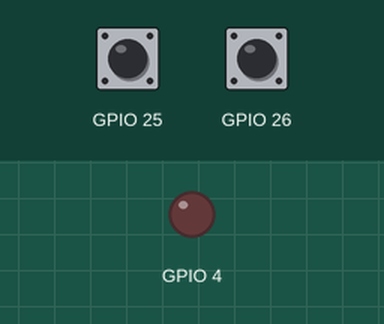
Simulated run of this sketch. Board: ESP32. Parts: output pins drawn as LEDs (lit = HIGH). The inputs (shaded band) are chosen by the test bench; at power-on: GPIO 25 HIGH, GPIO 26 HIGH.

Above: at 1.2 s.
1.3 s: GPIO 25 driven LOW
At 2.4 s:
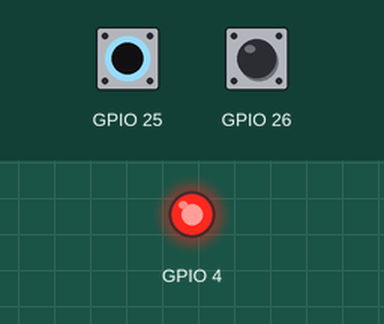
2.8 s: GPIO 26 driven LOW
At 3.9 s:
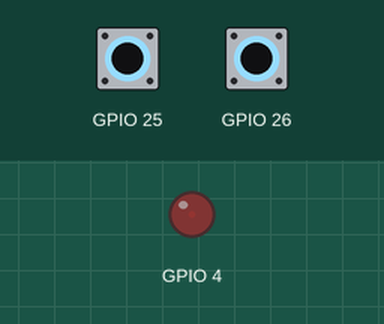
4.3 s: GPIO 26 driven HIGH
At 5.7 s:
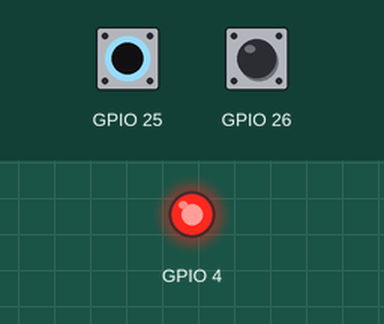
Timing chart, 0 to 7.3 s (numbered marks = the images above; inputs shaded):
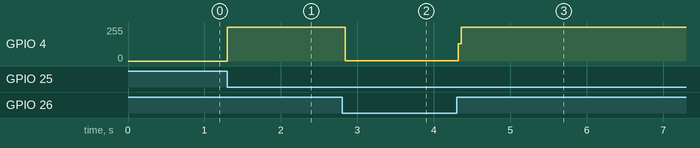

The sketch:

sketch.ino
```cpp
void setup()
{
  pinMode(4, OUTPUT);
  pinMode(25, INPUT);
  pinMode(26, INPUT);
}
void loop()
{
  int a=digitalRead(25);
  int b=digitalRead(26);
  if (a==LOW)
  {
    digitalWrite(4, HIGH);
  }
  if (b==LOW)
  {
    digitalWrite(4,LOW);
  }
}
```

Measured:
- after the input at 1.3 s, GPIO 4: 0/255 → 255/255 at once
- after the input at 2.8 s, GPIO 4: 255/255 → 2/255 at once
- after the input at 4.3 s, GPIO 4: 2/255 → 255/255 at once
